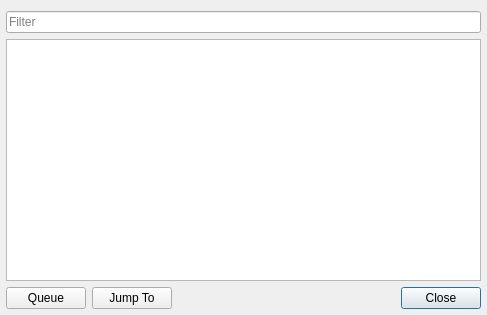
<?xml version="1.0" encoding="UTF-8"?>
<ui version="4.0">
 <class>JumpToTrackDialog</class>
 <widget class="QDialog" name="JumpToTrackDialog">
  <property name="geometry">
   <rect>
    <x>0</x>
    <y>0</y>
    <width>487</width>
    <height>315</height>
   </rect>
  </property>
  <property name="windowTitle">
   <string>Jump To Track</string>
  </property>
  <layout class="QVBoxLayout" name="verticalLayout">
   <property name="leftMargin">
    <number>6</number>
   </property>
   <property name="rightMargin">
    <number>6</number>
   </property>
   <property name="bottomMargin">
    <number>6</number>
   </property>
   <item>
    <layout class="QHBoxLayout">
     <property name="spacing">
      <number>6</number>
     </property>
     <property name="leftMargin">
      <number>0</number>
     </property>
     <property name="topMargin">
      <number>0</number>
     </property>
     <property name="rightMargin">
      <number>0</number>
     </property>
     <property name="bottomMargin">
      <number>0</number>
     </property>
     <item>
      <widget class="QLineEdit" name="filterLineEdit">
       <property name="placeholderText">
        <string>Filter</string>
       </property>
       <property name="clearButtonEnabled">
        <bool>true</bool>
       </property>
      </widget>
     </item>
    </layout>
   </item>
   <item>
    <widget class="QListView" name="songsListView">
     <property name="editTriggers">
      <set>QAbstractItemView::NoEditTriggers</set>
     </property>
     <property name="alternatingRowColors">
      <bool>true</bool>
     </property>
     <property name="selectionBehavior">
      <enum>QAbstractItemView::SelectRows</enum>
     </property>
     <property name="uniformItemSizes">
      <bool>true</bool>
     </property>
    </widget>
   </item>
   <item>
    <layout class="QHBoxLayout" name="horizontalLayout">
     <item>
      <widget class="QPushButton" name="queuePushButton">
       <property name="sizePolicy">
        <sizepolicy hsizetype="Minimum" vsizetype="Preferred">
         <horstretch>0</horstretch>
         <verstretch>0</verstretch>
        </sizepolicy>
       </property>
       <property name="focusPolicy">
        <enum>Qt::NoFocus</enum>
       </property>
       <property name="text">
        <string>Queue</string>
       </property>
       <property name="icon">
        <iconset theme="go-top">
         <normaloff>.</normaloff>.</iconset>
       </property>
      </widget>
     </item>
     <item>
      <widget class="QPushButton" name="jumpToPushButton">
       <property name="sizePolicy">
        <sizepolicy hsizetype="Minimum" vsizetype="Preferred">
         <horstretch>0</horstretch>
         <verstretch>0</verstretch>
        </sizepolicy>
       </property>
       <property name="focusPolicy">
        <enum>Qt::NoFocus</enum>
       </property>
       <property name="text">
        <string>Jump To</string>
       </property>
      </widget>
     </item>
     <item>
      <widget class="QDialogButtonBox" name="buttonBox">
       <property name="sizePolicy">
        <sizepolicy hsizetype="Minimum" vsizetype="Fixed">
         <horstretch>0</horstretch>
         <verstretch>0</verstretch>
        </sizepolicy>
       </property>
       <property name="focusPolicy">
        <enum>Qt::NoFocus</enum>
       </property>
       <property name="standardButtons">
        <set>QDialogButtonBox::Close</set>
       </property>
      </widget>
     </item>
    </layout>
   </item>
  </layout>
 </widget>
 <tabstops>
  <tabstop>filterLineEdit</tabstop>
  <tabstop>songsListView</tabstop>
  <tabstop>queuePushButton</tabstop>
  <tabstop>jumpToPushButton</tabstop>
  <tabstop>buttonBox</tabstop>
 </tabstops>
 <resources/>
 <connections>
  <connection>
   <sender>buttonBox</sender>
   <signal>rejected()</signal>
   <receiver>JumpToTrackDialog</receiver>
   <slot>close()</slot>
   <hints>
    <hint type="sourcelabel">
     <x>457</x>
     <y>294</y>
    </hint>
    <hint type="destinationlabel">
     <x>481</x>
     <y>279</y>
    </hint>
   </hints>
  </connection>
 </connections>
</ui>
